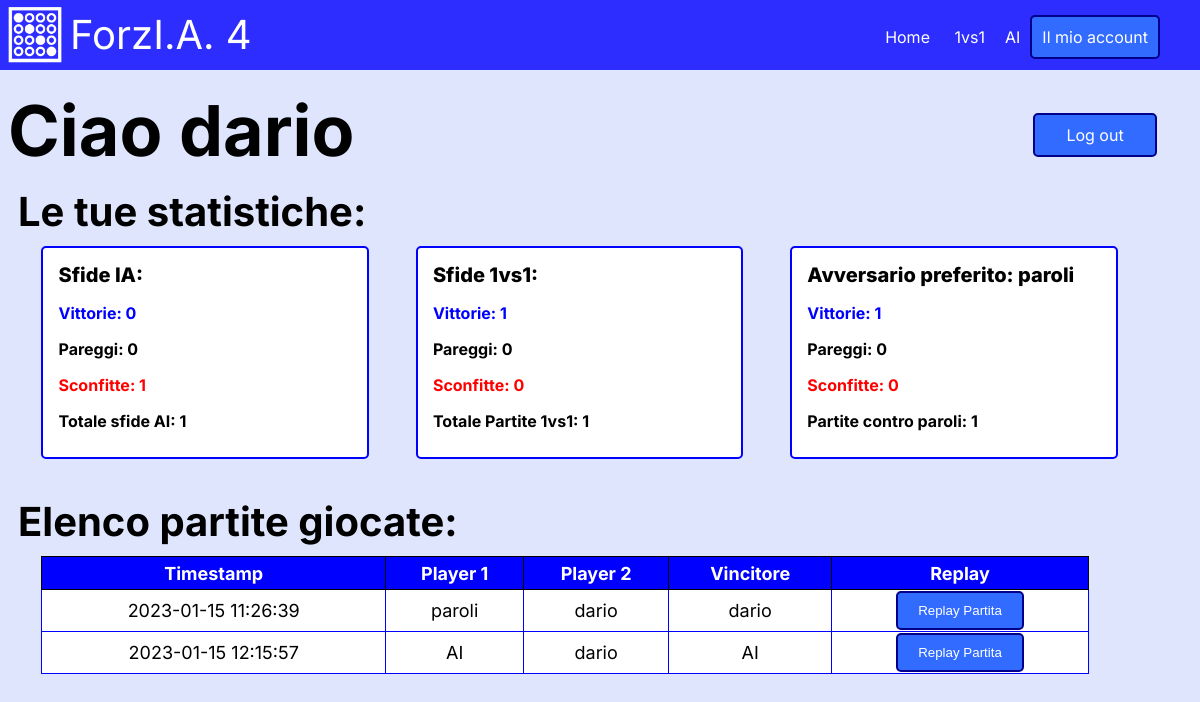
The app's page /profile.php (signed in) with its own data.
### tables this page shows
CREATE TABLE `partita` (
  `ID_partita` int(11) NOT NULL AUTO_INCREMENT,
  `firstPlayer` varchar(25) NOT NULL,
  `secondPlayer` varchar(25) NOT NULL,
  `arrayMosse` varchar(83) NOT NULL COMMENT 'stringa costituita da un array di mosse',
  `timestampPartita` datetime NOT NULL,
  `risultato` varchar(25) NOT NULL COMMENT 'contiene il nome del vincitore o "Pareggio"',
  `redPlayer` varchar(25) NOT NULL,
  PRIMARY KEY (`ID_partita`)
);

### html/profile.php (the view, shortened to what this page needs)
<?php
require_once("config.php");
$sql = "SELECT COUNT(*) AS WinVsAI
        FROM account A INNER JOIN partite_giocate PG ON PG.username=A.username
            INNER JOIN partita P ON P.ID_partita=PG.ID_partita
        WHERE A.username='".$_SESSION["user"]."'
            AND (P.firstPlayer='AI' OR P.secondPlayer='AI')
            AND P.risultato='".$_SESSION["user"]."'";
$result = mysqli_query($conn,$sql);
$vittorieVsAI = mysqli_fetch_assoc($result)["WinVsAI"];
$sql = "SELECT COUNT(*) AS LostVsAI
        FROM account A INNER JOIN partite_giocate PG ON PG.username=A.username
            INNER JOIN partita P ON P.ID_partita=PG.ID_partita
        WHERE A.username='".$_SESSION["user"]."'
            AND (P.firstPlayer='AI' OR P.secondPlayer='AI')
            AND P.risultato='AI'";
$result = mysqli_query($conn,$sql);
$sconfitteVsAI = mysqli_fetch_assoc($result)["LostVsAI"];
$sql = "SELECT COUNT(*) AS PareggiVsAI
        FROM account A INNER JOIN partite_giocate PG ON PG.username=A.username
            INNER JOIN partita P ON P.ID_partita=PG.ID_partita
        WHERE A.username='".$_SESSION["user"]."'
            AND (P.firstPlayer='AI' OR P.secondPlayer='AI')
            AND P.risultato='Pareggio'";
$result = mysqli_query($conn,$sql);
$pareggiVsAI = mysqli_fetch_assoc($result)["PareggiVsAI"];
$totAI=$vittorieVsAI+$sconfitteVsAI+$pareggiVsAI;
$sql = "SELECT COUNT(*) AS WinByUser
        FROM account A INNER JOIN partite_giocate PG ON PG.username=A.username
            INNER JOIN partita P ON P.ID_partita=PG.ID_partita
        WHERE A.username='".$_SESSION["user"]."'
            AND (P.firstPlayer!='AI' AND P.secondPlayer!='AI')
            AND P.risultato='".$_SESSION["user"]."'";
$result = mysqli_query($conn,$sql);
$vittorie1v1 = mysqli_fetch_assoc($result)["WinByUser"];
$sql = "SELECT COUNT(*) AS LostByUser
        FROM account A INNER JOIN partite_giocate PG ON PG.username=A.username
            INNER JOIN partita P ON P.ID_partita=PG.ID_partita
        WHERE A.username='".$_SESSION["user"]."'
            AND (P.firstPlayer!='AI' AND P.secondPlayer!='AI')
            AND P.risultato!='".$_SESSION["user"]."'
            AND P.risultato!='Pareggio'";
$result = mysqli_query($conn,$sql);
$sconfitte1v1 = mysqli_fetch_assoc($result)["LostByUser"];
$sql = "SELECT COUNT(*) AS PareggiUser
        FROM account A INNER JOIN partite_giocate PG ON PG.username=A.username
            INNER JOIN partita P ON P.ID_partita=PG.ID_partita
        WHERE A.username='".$_SESSION["user"]."'
            AND (P.firstPlayer!='AI' AND P.secondPlayer!='AI')
            AND P.risultato='Pareggio'";
$result = mysqli_query($conn,$sql);
$pareggi1v1 = mysqli_fetch_assoc($result)["PareggiUser"];
$tot1v1=$vittorie1v1+$sconfitte1v1+$pareggi1v1;
$sql="SELECT D2.user2 AS avversario, COUNT(D2.user2) AS numMatch
        FROM (SELECT A.username, PG.ID_partita, PG.username AS user2
              FROM account A LEFT OUTER JOIN partite_giocate PG ON PG.username=A.username
              LEFT OUTER JOIN partita P ON P.ID_partita=PG.ID_partita
              WHERE A.username!='AI') AS D1 LEFT OUTER JOIN
                (SELECT A.username, PG.ID_partita, PG.username AS user2
                 FROM account A LEFT OUTER JOIN partite_giocate PG ON PG.username=A.username
                 LEFT OUTER JOIN partita P ON P.ID_partita=PG.ID_partita
                 WHERE A.username!='AI') AS D2
                ON D1.username!=D2.user2 AND D1.ID_partita=D2.ID_partita
        WHERE D1.username='".$_SESSION["user"]."'
        GROUP BY D2.user2
        ORDER BY NumMatch DESC
        LIMIT 1";
$result = mysqli_query($conn,$sql);
$datiAvversario = mysqli_fetch_assoc($result);
$totAvv = $datiAvversario["numMatch"];
$avversario= $datiAvversario["avversario"];
$sql = "SELECT COUNT(*) AS WinVsAvv
        FROM account A INNER JOIN partite_giocate PG ON PG.username=A.username
            INNER JOIN partita P ON P.ID_partita=PG.ID_partita
        WHERE A.username='".$_SESSION["user"]."'
            AND (P.firstPlayer='".$avversario."' OR P.secondPlayer='".$avversario."')
            AND P.risultato='".$_SESSION["user"]."'";
$result = mysqli_query($conn,$sql);
$vittorieVsAvv = mysqli_fetch_assoc($result)["WinVsAvv"];
$sql = "SELECT COUNT(*) AS LostVsAvv
        FROM account A INNER JOIN partite_giocate PG ON PG.username=A.username
            INNER JOIN partita P ON P.ID_partita=PG.ID_partita
        WHERE A.username='".$_SESSION["user"]."'
            AND (P.firstPlayer='".$avversario."' OR P.secondPlayer='".$avversario."')
            AND P.risultato='".$avversario."'";
$result = mysqli_query($conn,$sql);
$sconfitteVsAvv = mysqli_fetch_assoc($result)["LostVsAvv"];
$sql = "SELECT COUNT(*) AS PareggiVsAvv
        FROM account A INNER JOIN partite_giocate PG ON PG.username=A.username
            INNER JOIN partita P ON P.ID_partita=PG.ID_partita
        WHERE A.username='".$_SESSION["user"]."'
            AND (P.firstPlayer='".$avversario."' OR P.secondPlayer='".$avversario."')
            AND P.risultato='Pareggio'";
$result = mysqli_query($conn,$sql);
$pareggiVsAvv = mysqli_fetch_assoc($result)["PareggiVsAvv"];
?>
<!DOCTYPE html>
<html lang="it">
<head>
    <link rel="stylesheet" type="text/css" href="../css/header.css">
    <link rel="stylesheet" type="text/css" href="../css/profile.css">
</head>
<body>
    <?php
        $IPATH = "../assets/php/";
        include($IPATH."header.php");
    ?>
    <section class="title">
        <h1 class="big-text">Ciao <?php echo $_SESSION["user"];?></h1>
        <a class="button" href="logout.php">Log out</a>
    </section>
    <section class="stats cards">
        <h2 class="mid-text">Le tue statistiche:</h2>
        <div class="card" id="stats-ia">
            <h3 class="normal-text">Sfide IA:</h3>
            <p class="win">Vittorie: <?php echo $vittorieVsAI; ?></p>
            <p>Pareggi: <?php echo $pareggiVsAI; ?></p>
            <p class="lost">Sconfitte: <?php echo $sconfitteVsAI; ?></p>
            <p>Totale sfide AI: <?php echo $totAI; ?></p>
        </div>
        <div class="card" id="stats-1v1">
            <h3 class="normal-text">Sfide 1vs1:</h3>
            <p class="win">Vittorie: <?php echo $vittorie1v1; ?></p>
            <p>Pareggi: <?php echo $pareggi1v1; ?></p>
            <p class="lost">Sconfitte: <?php echo $sconfitte1v1;?></p>
            <p>Totale Partite 1vs1: <?php echo $tot1v1; ?></p>
        </div>
        <div class="card" id="stats-nemesi">
            <h3 class="normal-text">Avversario preferito: <?php echo $avversario; ?></h3>
            <p class="win">Vittorie: <?php echo $vittorieVsAvv; ?></p>
            <p>Pareggi: <?php echo $pareggiVsAvv; ?></p>
            <p class="lost">Sconfitte: <?php echo $sconfitteVsAvv; ?></p>
            <p>Partite contro <?php echo $avversario.": ".$totAvv; ?></p>
        </div>
    </section>
    <section id="elencoPartite">
        <h2 class="mid-text">Elenco partite giocate:</h2>
        <?php
        $sql = "SELECT *
                FROM partita
                WHERE firstPlayer='".$_SESSION["user"]."' OR secondPlayer='".$_SESSION["user"]."'";
        if($result = mysqli_query($conn,$sql)){
            echo "<table id='table-matches'>
                    <tr>
                        <th>Timestamp</th>
                        <th>Player 1</th>
                        <th>Player 2</th>
                        <th>Vincitore</th>
                        <th>Replay</th>
                    </tr>";
            while($row = mysqli_fetch_assoc($result)){
                echo "<tr>
                        <td>".$row["timestampPartita"]."</td>
                        <td>".$row["firstPlayer"]."</td>
                        <td>".$row["secondPlayer"]."</td>
                        <td>".$row["risultato"]."</td>
                        <td>
                            <button class='button' onclick='redirect(".$row["ID_partita"].")'>Replay Partita</button>
                        </td>
                      </tr>";
            }
            echo "</table>";
        }
        ?>
    </section>
</body>
</html>

### assets/php/header.php (shortened to what this page needs)
<header>
    <div class="logo">
        <a href="index.php"><img class="logo-img" src="img/logoForza4.png" alt="Logo">
        <span class="mid-text">ForzI.A. 4</span></a>
    </div>
    <ul class="menu" id="menu">
        <li><a href="index.php">Home</a></li>
        <?php
        if(isset($_SESSION["user"])){
            echo "<li><a href='login.php'>1vs1</a></li>";
            echo "<li><a href='forzIA4.php'>AI</a></li>";
            echo "<li><a href='profile.php' class='button'>Il mio account</a></li>";
        }
        else{
            echo "<li><a href='login.php' class='button'>Accedi</a></li>";
        }
        ?>
    </ul>
</header>

### css/header.css (style rules this page uses)
body { font-family: 'Inter', sans-serif; font-size: 16px; background-color: rgb(223, 229, 253); }
a { text-decoration: none; }
h1,h2,h3,h4,h5,p { color:#000; }
.big-text { font-size: 70px; }
.mid-text { font-size: 40px; }
.normal-text { font-size:20px; }
.button { padding: 10px 20px; background-color: #316bff; border-radius: 5px; border: 2px solid darkblue; color: #fff; cursor: pointer; }
header { position: absolute; left: 0; top:0; width: 100%; height: 70px; background: rgb(45, 45, 255);; }
.logo { float: left; display: block; margin: 5px; }
.logo-img { width: 60px; height: 60px; float: left; margin-right: 5px }
.logo span { float: left; height: 50px; margin-top: 5px; color: #fff; }
.menu { float: right; padding: 0px; height: 60px; margin-right: 40px; margin-top: 15px; }
.menu li { display: inline-block; }
.menu li a { text-decoration: none; display: block; color: #FFF; padding: 10px; }

### css/profile.css (style rules this page uses)
.title { display: inline-block; width: 100%; }
.title .big-text { margin: 80px 0 10px 0; float: left; }
.title a { float: right; margin: 105px 35px 10px 0; width: 80px; text-align: center; }
.mid-text { margin: 0px 0 10px 0; }
.cards { max-width: 1200px; margin-left: 10px; height: 300px; }
.card { float: left; width: 25%; margin: 0 2%; background-color: #fff; padding: 10px 15px; border-radius: 5px; border: 2px solid blue; }
.card h3 { font-weight: 800; margin: 5px 0 5px 0; }
p { font-weight: bold; }
.win { color: blue; }
.lost { color: red; }
#elencoPartite { padding: 10px; }
table { border-collapse: collapse; background-color: white; text-align: center; font-size: large; width: 90%; margin: 0 2%; }
th { border: 1px solid black; background-color: blue; color: #fff; font-weight: bolder; height: 30px; }
td { border: 1px solid blue; font-weight: normal; }

### records on screen
partita: timestampPartita "2023-01-15 11:26:39", firstPlayer "paroli", secondPlayer "dario", risultato "dario"
partita: timestampPartita "2023-01-15 12:15:57", firstPlayer "AI", secondPlayer "dario", risultato "AI"

### other values on screen
$_SESSION["user"] "dario"
$vittorieVsAI "0"
$pareggiVsAI "0"
$sconfitteVsAI "1"
$totAI "1"
$vittorie1v1 "1"
$pareggi1v1 "0"
$sconfitte1v1 "0"
$tot1v1 "1"
$avversario "paroli"
$vittorieVsAvv "1"
$pareggiVsAvv "0"
$sconfitteVsAvv "0"
$totAvv "1"
